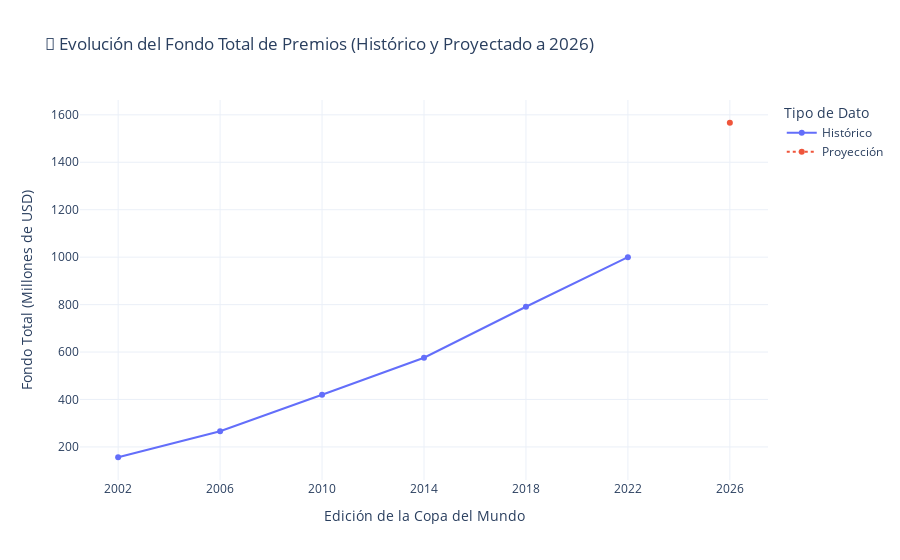

Notebook source saved alongside this figure:
### Code cell
if not df_historico.empty:
    
    df_grafico['Year_str'] = df_grafico['Year'].astype(str)
    
    fig = px.line(
        df_grafico,
        x='Year_str',
        y='Total_Fund_Millions',
        color='Tipo', # Para diferenciar Histórico de Proyección
        line_dash='Tipo', 
        markers=True,
        title='💸 Evolución del Fondo Total de Premios (Histórico y Proyectado a 2026)',
        labels={
            'Year_str': 'Edición (Año)',
            'Total_Fund_Millions': 'Fondo Total (Millones de USD)',
            'Tipo': 'Tipo de Dato'
        },
        template='plotly_white'
    )
    
    # Ajustar el eje X para que no se vean demasiado apretados
    fig.update_xaxes(tickmode='linear')
    
    # Ajustar etiquetas y añadir valores
    fig.update_traces(
        mode='lines+markers', 
        text=df_grafico['Total_Fund_Millions'].apply(lambda x: f"${x:.0f}M"), 
        textposition="top center"
    )
    
    fig.update_layout(
        xaxis_title="Edición de la Copa del Mundo",
        yaxis_title="Fondo Total (Millones de USD)"
    )
    
    fig.show()

else:
    print("El DataFrame de la gráfica está vacío. Verifique los nulos y la función de limpieza.")

### Figure 1 — Plotly figure (JSON) as saved in the notebook; plotly's stock layout.template omitted (floating-point values rounded to 4 significant figures)
{"data": [{"hovertemplate": "Tipo de Dato=Histórico<br>Edición (Año)=%{x}<br>Fondo Total (Millones de USD)=%{y}<extra></extra>", "legendgroup": "Histórico", "line": {"color": "#636efa", "dash": "solid"}, "marker": {"symbol": "circle"}, "mode": "lines+markers", "name": "Histórico", "orientation": "v", "showlegend": true, "text": ["$156M", "$266M", "$420M", "$576M", "$791M", "$1000M", "$1567M"], "textposition": "top center", "type": "scatter", "x": ["2002", "2006", "2010", "2014", "2018", "2022"], "xaxis": "x", "y": [156.5, 266.0, 420.0, 576.0, 791.0, 1000.0], "yaxis": "y"}, {"hovertemplate": "Tipo de Dato=Proyección<br>Edición (Año)=%{x}<br>Fondo Total (Millones de USD)=%{y}<extra></extra>", "legendgroup": "Proyección", "line": {"color": "#EF553B", "dash": "dot"}, "marker": {"symbol": "circle"}, "mode": "lines+markers", "name": "Proyección", "orientation": "v", "showlegend": true, "text": ["$156M", "$266M", "$420M", "$576M", "$791M", "$1000M", "$1567M"], "textposition": "top center", "type": "scatter", "x": ["2026"], "xaxis": "x", "y": [1567.0], "yaxis": "y"}], "layout": {"legend": {"title": {"text": "Tipo de Dato"}, "tracegroupgap": 0}, "title": {"text": "💸 Evolución del Fondo Total de Premios (Histórico y Proyectado a 2026)"}, "xaxis": {"anchor": "y", "domain": [0, 1], "tickmode": "linear", "title": {"text": "Edición de la Copa del Mundo"}}, "yaxis": {"anchor": "x", "domain": [0, 1], "title": {"text": "Fondo Total (Millones de USD)"}}}}
